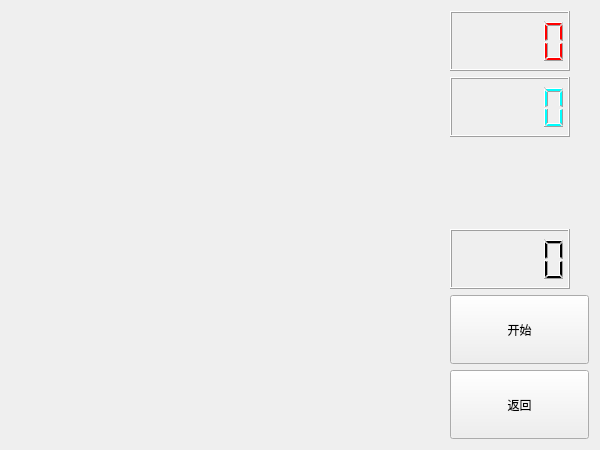
<?xml version="1.0" encoding="UTF-8"?>
<ui version="4.0">
 <class>gameWidget</class>
 <widget class="QWidget" name="gameWidget">
  <property name="geometry">
   <rect>
    <x>0</x>
    <y>0</y>
    <width>600</width>
    <height>450</height>
   </rect>
  </property>
  <property name="sizePolicy">
   <sizepolicy hsizetype="Fixed" vsizetype="Fixed">
    <horstretch>0</horstretch>
    <verstretch>0</verstretch>
   </sizepolicy>
  </property>
  <property name="minimumSize">
   <size>
    <width>600</width>
    <height>450</height>
   </size>
  </property>
  <property name="maximumSize">
   <size>
    <width>600</width>
    <height>450</height>
   </size>
  </property>
  <property name="windowTitle">
   <string>贪吃蛇</string>
  </property>
  <layout class="QHBoxLayout" name="horizontalLayout">
   <item>
    <spacer name="horizontalSpacer">
     <property name="orientation">
      <enum>Qt::Horizontal</enum>
     </property>
     <property name="sizeHint" stdset="0">
      <size>
       <width>432</width>
       <height>20</height>
      </size>
     </property>
    </spacer>
   </item>
   <item>
    <layout class="QVBoxLayout" name="verticalLayout">
     <item>
      <widget class="QLCDNumber" name="lcd_player1">
       <property name="sizePolicy">
        <sizepolicy hsizetype="Fixed" vsizetype="Fixed">
         <horstretch>0</horstretch>
         <verstretch>0</verstretch>
        </sizepolicy>
       </property>
       <property name="minimumSize">
        <size>
         <width>120</width>
         <height>60</height>
        </size>
       </property>
       <property name="maximumSize">
        <size>
         <width>120</width>
         <height>60</height>
        </size>
       </property>
       <property name="styleSheet">
        <string notr="true">color: rgb(255, 0, 0);</string>
       </property>
      </widget>
     </item>
     <item>
      <widget class="QLCDNumber" name="lcd_player2">
       <property name="sizePolicy">
        <sizepolicy hsizetype="Fixed" vsizetype="Fixed">
         <horstretch>0</horstretch>
         <verstretch>0</verstretch>
        </sizepolicy>
       </property>
       <property name="minimumSize">
        <size>
         <width>120</width>
         <height>60</height>
        </size>
       </property>
       <property name="maximumSize">
        <size>
         <width>120</width>
         <height>60</height>
        </size>
       </property>
       <property name="styleSheet">
        <string notr="true">color: rgb(0, 255, 255);</string>
       </property>
      </widget>
     </item>
     <item>
      <spacer name="verticalSpacer">
       <property name="orientation">
        <enum>Qt::Vertical</enum>
       </property>
       <property name="sizeHint" stdset="0">
        <size>
         <width>20</width>
         <height>40</height>
        </size>
       </property>
      </spacer>
     </item>
     <item>
      <widget class="QLCDNumber" name="lcd_food">
       <property name="sizePolicy">
        <sizepolicy hsizetype="Fixed" vsizetype="Fixed">
         <horstretch>0</horstretch>
         <verstretch>0</verstretch>
        </sizepolicy>
       </property>
       <property name="minimumSize">
        <size>
         <width>120</width>
         <height>60</height>
        </size>
       </property>
       <property name="maximumSize">
        <size>
         <width>120</width>
         <height>60</height>
        </size>
       </property>
      </widget>
     </item>
     <item>
      <widget class="QPushButton" name="btn_start">
       <property name="enabled">
        <bool>true</bool>
       </property>
       <property name="sizePolicy">
        <sizepolicy hsizetype="Fixed" vsizetype="Fixed">
         <horstretch>0</horstretch>
         <verstretch>0</verstretch>
        </sizepolicy>
       </property>
       <property name="minimumSize">
        <size>
         <width>139</width>
         <height>69</height>
        </size>
       </property>
       <property name="maximumSize">
        <size>
         <width>139</width>
         <height>69</height>
        </size>
       </property>
       <property name="styleSheet">
        <string notr="true">font: 12pt &quot;微软雅黑&quot;;
background-image: url(:/widget/picture/button.jpg);</string>
       </property>
       <property name="text">
        <string>开始</string>
       </property>
      </widget>
     </item>
     <item>
      <widget class="QPushButton" name="btn_return">
       <property name="enabled">
        <bool>true</bool>
       </property>
       <property name="sizePolicy">
        <sizepolicy hsizetype="Fixed" vsizetype="Fixed">
         <horstretch>0</horstretch>
         <verstretch>0</verstretch>
        </sizepolicy>
       </property>
       <property name="minimumSize">
        <size>
         <width>139</width>
         <height>69</height>
        </size>
       </property>
       <property name="maximumSize">
        <size>
         <width>139</width>
         <height>69</height>
        </size>
       </property>
       <property name="styleSheet">
        <string notr="true">font: 12pt &quot;微软雅黑&quot;;
background-image: url(:/widget/picture/button.jpg);</string>
       </property>
       <property name="text">
        <string>返回</string>
       </property>
      </widget>
     </item>
    </layout>
   </item>
  </layout>
 </widget>
 <resources/>
 <connections/>
</ui>
